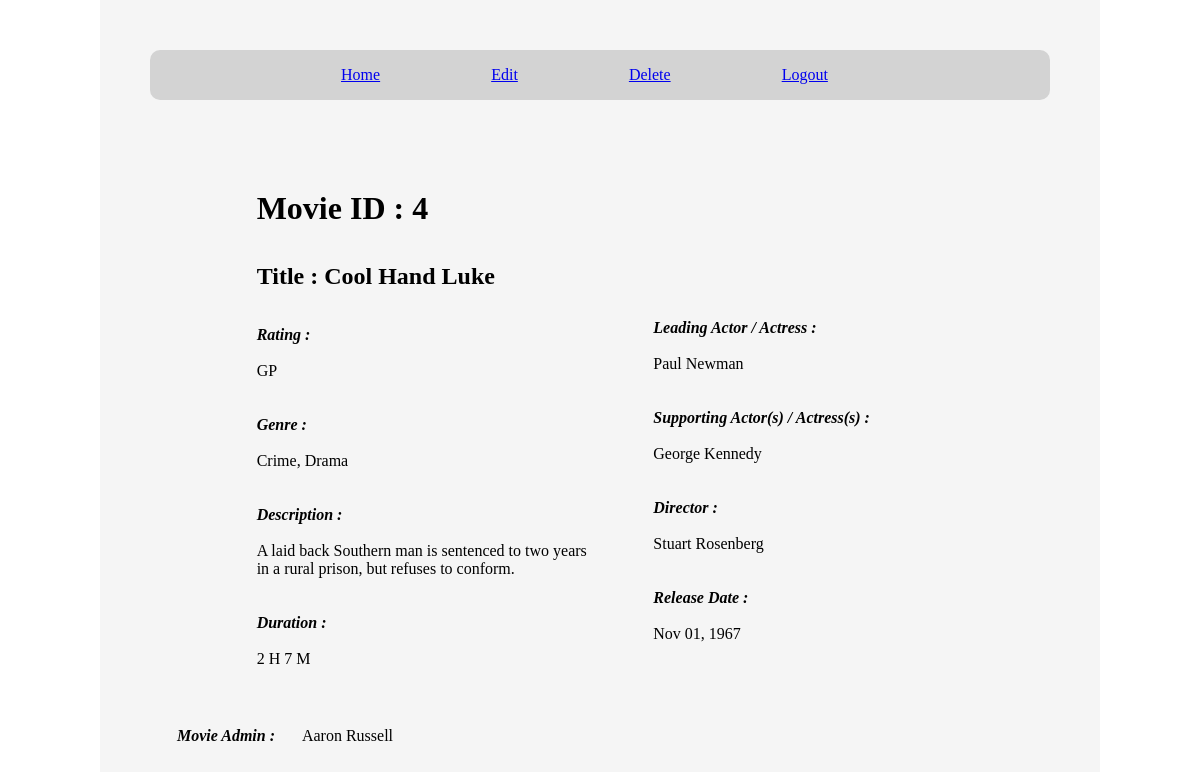
The page /movies/4 (signed in) on the database its author committed.
### movie_app/models.py (models this page shows)
class Movie(models.Model):
    number = models.IntegerField()
    title = models.CharField(max_length = 100)
    rating = models.CharField(max_length = 10)
    genre = models.CharField(max_length = 100)
    description = models.TextField(max_length = 1000)
    duration = models.CharField(max_length = 10)
    leading_actor = models.CharField(max_length = 100)
    supporting_actor = models.CharField(max_length = 200)
    director = models.CharField(max_length = 200)
    release_date = models.DateTimeField()
    admin = models.ForeignKey(
        User, related_name = "movies_created", on_delete = models.CASCADE)
    created_at = models.DateTimeField(auto_now_add = True)
    updated_at = models.DateTimeField(auto_now = True)
    objects = MovieManager()

### login_app/models.py (models this page shows)
class User(models.Model):
    first_name = models.CharField(max_length = 255)
    last_name = models.CharField(max_length = 255)
    email_address = models.CharField(max_length = 255)
    password = models.CharField(max_length = 60)
    created_at = models.DateTimeField(auto_now_add=True)
    updated_at = models.DateTimeField(auto_now=True)
    objects = UserManager()

### movie_app/views.py (the view)
# urls.py: path('movies/<int:movie_id>', views.movie_info),
def movie_info(request, movie_id):
    user = User.objects.get(id = request.session['user_id'])
    movie = Movie.objects.get(id = movie_id)
    if user != movie.admin:
        messages.error(request, "Must be the Admin to delete this movie!")
        return redirect('/movies')
    context = {
        'movie': Movie.objects.get(id = movie_id),
        'user': User.objects.get(id = request.session['user_id'])
    }
    return render(request, "movie_info.html", context)

### movie_app/templates/movie_info.html (shortened to what this page needs)
<!DOCTYPE html>
<html lang="en">
<head>
</head>
<body>
    <div id="wrapper">
        <header>
            <div id="links">
                <a href="/movies">Home</a>
                <a href="/movies/{{movie.id}}/edit">Edit</a>
                <a href="/movies/{{movie.id}}/confirm">Delete</a>
                <a href="/users/logout">Logout</a><br>
            </div>
        </header>
        <main>
            <div id="side1">
                <h1>Movie ID : {{movie.number}}</h1><br>
                <br>
                <h2>Title : {{movie.title}}</h2><br>
                <br>
                <p class="list">Rating : </p><br><p>{{movie.rating}}</p><br>
                <br>
                <p class="list">Genre : </p><br><p>{{movie.genre}}</p><br>
                <br>
                <p class="list">Description : </p><br><p>{{movie.description}}</p><br>
                <br>
                <p class="list">Duration : </p><br><p>{{movie.duration}}</p><br>
            </div>
            <div id="side2">
                <p class="list">Leading Actor / Actress : </p><br><p>{{movie.leading_actor}}</p><br>
                <br>
                <p class="list">Supporting Actor(s) / Actress(s) : </p><br><p>{{movie.supporting_actor}}</p><br>
                <br>
                <p class="list">Director : </p><br><p>{{movie.director}}</p><br>
                <br>
                <p class="list">Release Date : </p><br>
                <p>{{movie.release_date|date:"M d, Y"}}</p>
            </div>
        </main>
        <footer>
            <p class="list">Movie Admin :</p>
            <p>{{movie.admin.first_name}} {{movie.admin.last_name}}</p>
        </footer>
    </div>
</body>
</html>

### movie_app/templates/movie_info.html (style rules this page uses)
* { padding: 0; margin: 0; vertical-align: top; box-sizing: border-box; }
#wrapper { width: 1000px; margin: 0 auto; padding: 50px; background-color: whitesmoke; }
header { width: 100%; height: 100px; }
#links { width: 100%; height: 50px; padding-left: 80px; background-color: lightgray; display: flex; justify-content: space-evenly; align-items: center; border-radius: 10px; }
main { width: 100%; padding-top: 40px; padding-left: 50px; display: flex; justify-content: space-evenly; }
#side1 { width: 40%; display: flex; flex-direction: column; justify-content: center; }
#side2 { width: 40%; padding-top: 85px; display: flex; flex-direction: column; justify-content: center; }
.list { font-style: italic; font-weight: bold; }
footer { width: 30%; height: 100px; display: flex; justify-content: space-evenly; align-items: center; }

### rows shown on the page
Movie: number "4", title "Cool Hand Luke", rating "GP", genre "Crime, Drama", description "A laid back Southern man is sentenced to two years in a rural prison, but refuses to conform.", duration "2 H 7 M", leading_actor "Paul Newman", supporting_actor "George Kennedy", director "Stuart Rosenberg", release_date "Nov 01, 1967", admin.first_name "Aaron", admin.last_name "Russell"
